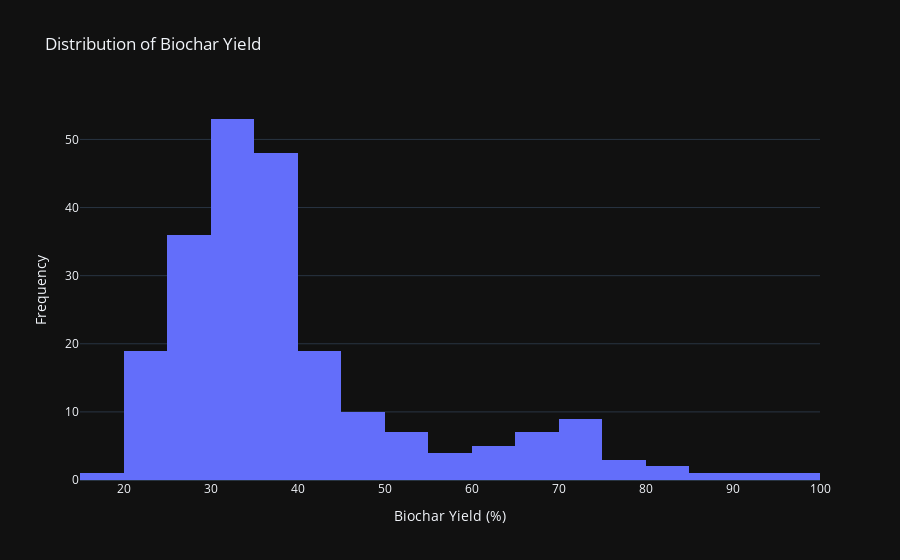

Notebook code cell kept with this figure:
### Code cell
fig = px.histogram(
    df, 
    x='Biochar yield (%)', 
    histfunc='count', 
    template='plotly_dark', 
    title='Distribution of Biochar Yield',
    labels={'Biochar yield (%)': 'Biochar Yield (%)'},  # Renaming x-axis label
)

fig.update_layout(
    xaxis_title='Biochar Yield (%)',
    yaxis_title='Frequency'
)

fig.show()

### Figure 1 — Plotly figure (JSON) as saved in the notebook; plotly's stock layout.template omitted (floating-point values rounded to 4 significant figures; data arrays with more than 128 entries replaced by an {"elided": "..."} marker saying what was removed)
{"data": [{"alignmentgroup": "True", "bingroup": "x", "histfunc": "count", "hovertemplate": "Biochar Yield (%)=%{x}<br>count=%{y}<extra></extra>", "legendgroup": "", "marker": {"color": "#636efa", "pattern": {"shape": ""}}, "name": "", "offsetgroup": "", "orientation": "v", "showlegend": false, "type": "histogram", "x": {"elided": "226 float values"}, "xaxis": "x", "yaxis": "y"}], "layout": {"autosize": true, "barmode": "relative", "legend": {"tracegroupgap": 0}, "title": {"text": "Distribution of Biochar Yield"}, "xaxis": {"anchor": "y", "autorange": true, "domain": [0, 1], "range": [15, 100], "title": {"text": "Biochar Yield (%)"}, "type": "linear"}, "yaxis": {"anchor": "x", "autorange": true, "domain": [0, 1], "range": [0, 55.79], "title": {"text": "Frequency"}}}}
